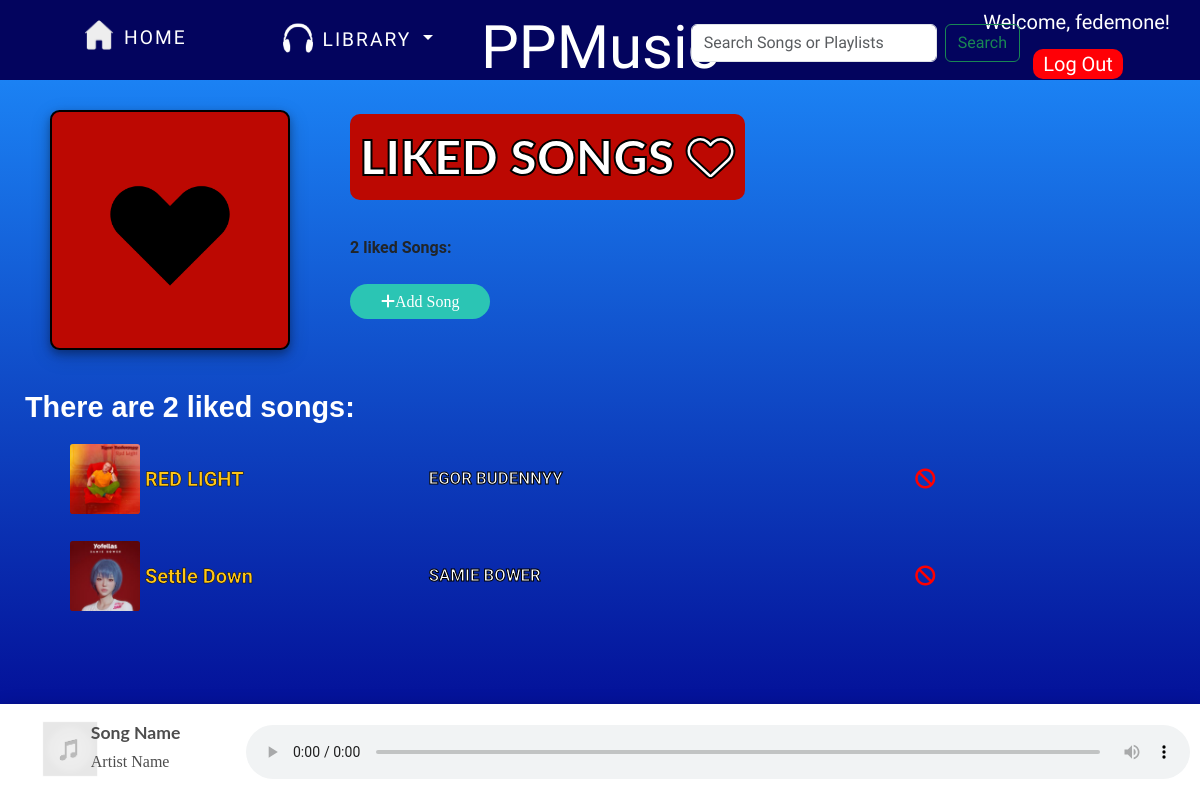
Before: /music/likedsongs/ (signed in) with the older database file.
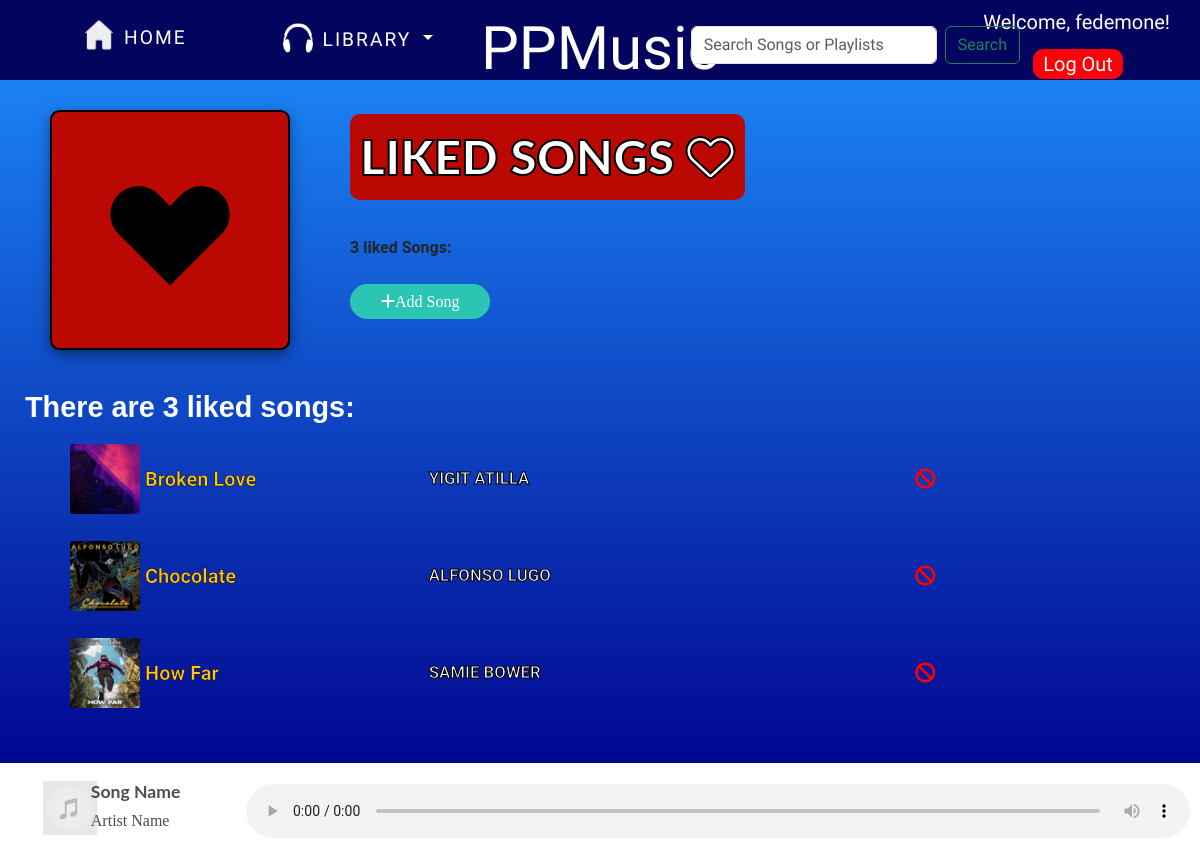
After: the same page with the newer database file.
### music/models.py (models this page shows, shortened)
class Song(models.Model):
    song_id = models.AutoField(primary_key=True)
    name = models.CharField(max_length=50)
    artist = models.CharField(max_length=50)
    album = models.CharField(max_length=50, blank=True)
    GENRE_CHOICES = [
        ('rock', 'Rock'),
        ('pop', 'Pop'),
        ('hiphop', 'Hip Hop'),
        ('jazz', 'Jazz'),
        ('electronic', 'Electronic'),
        ('classical', 'Classical'),
        ('latin', 'Latin'),
        ('other', 'Other'),
    ]
    genre = models.CharField(max_length=20, blank=True, default='genre', choices=GENRE_CHOICES)
    song = models.FileField(upload_to="songs/", validators=[FileExtensionValidator(allowed_extensions=['mp3', 'wav'])], default="name")
    image = models.ImageField(upload_to="songimage/", validators=[FileExtensionValidator(allowed_extensions=['jpeg', 'jpg', 'png'])])
    data = models.DateTimeField(auto_now=False, auto_now_add=True)
    slug = models.SlugField()
    liked_by_users = models.ManyToManyField(User, related_name="liked_songs", blank=True)
    class Meta:
        ordering = ['name']

### music/views.py (the view)
# urls.py: path('likedsongs/', views.likedsongs, name="likedsongs"),
def likedsongs(request):
    user = request.user
    if user.is_authenticated:
        all_liked = request.user.liked_songs.all()
        return render(request, 'music/likedsongs.html', {'all_liked': all_liked})

### music/templates/music/likedsongs.html (shortened to what this page needs)
{% extends 'layout.html' %}
{% block head %}
    <link rel="stylesheet" href="https://pro.fontawesome.com/releases/v5.10.0/css/all.css" />
{% endblock %}
{% block main-content %}
    <div id="body-center">
        <div class="card">
            <img  style="background-color: #bc0802; border: 2px solid black" src="/media/images/heart-small.png" width="250px" height="250px">
            <div class="cardData">
                <h1 style="background-color: #bc0802; border-radius: 10px; padding:0 10px">LIKED SONGS <i class="fa-regular fa-heart"></i></h1>
                <p>{{all_liked|length}} liked Songs:</p>
                <br>
                <a href="{% url 'music:allsongs' %}" id="add_song_btn"><i class="fas fa-plus"></i>Add Song</a>
            </div>
        </div>
        {% if all_liked %}
        <h2 id="your-song">There are {{ all_liked|length }} liked songs:</h2>
        <div id="songlist">
            {% for i in all_liked %}
                <div class="sameMovieCard">
                    <div class="container_songpost">
                        <img src="{{i.image.url}}" id="A_{{i.song_id}}"/>
                        <div class="overlay_songpost"></div>
                    </div>
                    <div class="songpost_data">
                        <h5 class="song-name" id="B_{{i.song_id}}"><a data-song-url="{{i.song.url}}" id="{{i.song_id}}" onclick="playSong(this)">{{i.name}}</a></h5>
                        <p class="singer-name" id="C_{{i.song_id}}">{{i.artist}}</p>
                        <form id="delform" action="{% url 'music:likesong' %}" method="post">
                            <button type="submit" id="submitremove" style="color: red; margin-top: 15px; margin-left: 200px" onclick="removeSongFromLiked(this)">
                                <i style="margin-top: 10px" class="fa-solid fa-ban"></i>
                            </button>
                        </form>
                    </div>
                </div>
            {% endfor %}
        </div>
        {% else %}
        <h2 style="margin-bottom: 40px">Currently you have 0 Liked Songs</h2>
        {% endif %}
    <br>
    <br>
    <br>
    </div>
{% endblock %}

Changed rows visible on the page:
no longer on this page (row edited): Song: image (picture), name "RED LIGHT", artist "EGOR BUDENNYY"
no longer on this page (row edited): Song: image (picture), name "Settle Down", artist "SAMIE BOWER"
now on this page (row edited): Song: image (picture), name "Broken Love", artist "YIGIT ATILLA"
now on this page (row unchanged): Song: image (picture), name "Chocolate", artist "ALFONSO LUGO"
now on this page (row edited): Song: image (picture), name "How Far", artist "SAMIE BOWER"
Other visible differences:
{{ all_liked|length }}: "2" → "3"
